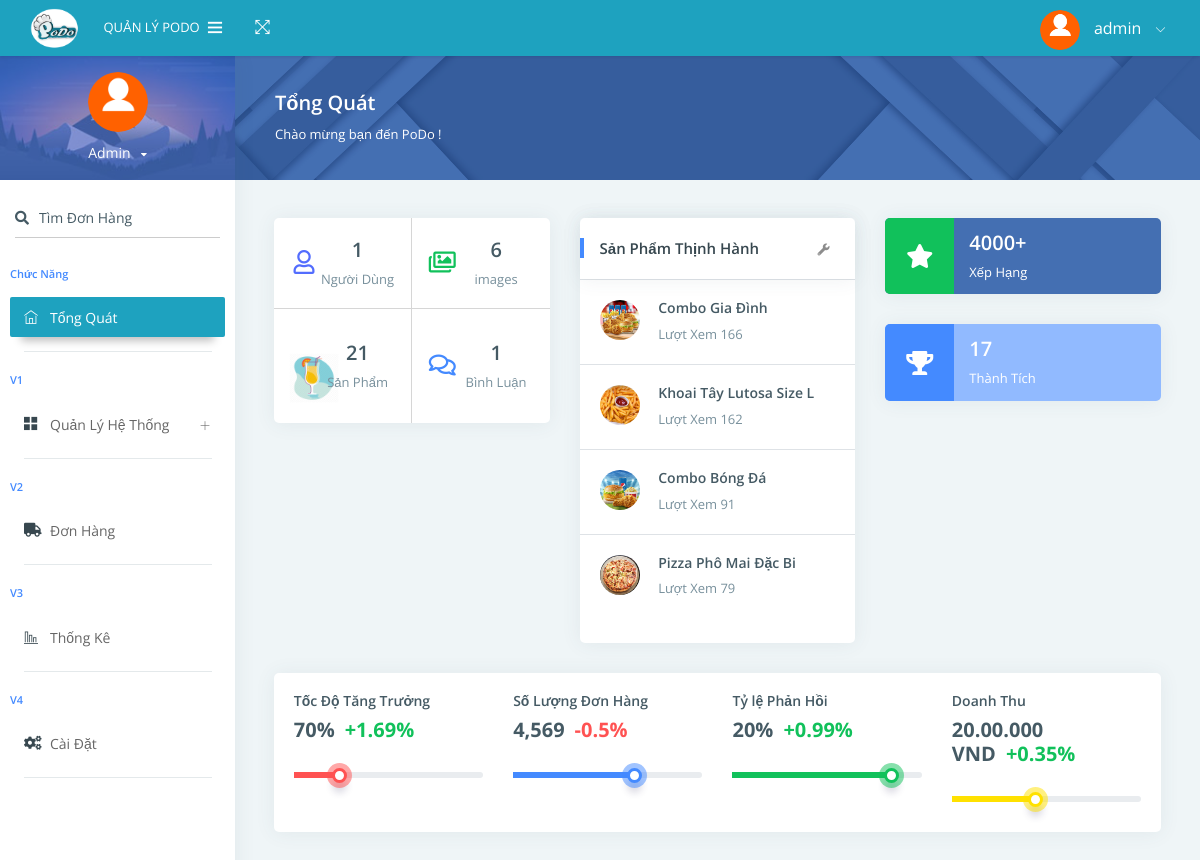
The app's page /Admin/index.php (signed in) with its own data.
### tables this page shows
CREATE TABLE `information` (
  `id_information` int(11) NOT NULL,
  `logo` varchar(200) NOT NULL COMMENT 'url logo',
  `address1` varchar(200) NOT NULL COMMENT 'địa chỉ 1',
  `phone` varchar(50) NOT NULL COMMENT 'số điện thoại',
  `email` varchar(200) NOT NULL COMMENT 'email'
);

CREATE TABLE `user` (
  `idUser` int(11) NOT NULL,
  `userName` varchar(200) NOT NULL,
  `passWord` varchar(50) NOT NULL,
  `email` varchar(50) NOT NULL,
  `phone` varchar(50) NOT NULL COMMENT 'Số Điện Thoại',
  `fullName` varchar(50) NOT NULL COMMENT 'Họ và Tên',
  `isAdmin` bit(1) NOT NULL,
  `id_role` int(11) NOT NULL COMMENT 'Mã Vai Trò',
  `image` varchar(200) NOT NULL COMMENT 'avata',
  `adress` varchar(200) NOT NULL COMMENT 'Địa Chỉ',
  `disabled` bit(1) NOT NULL COMMENT 'Cấm truy cập'
);

CREATE TABLE `product` (
  `id_product` int(11) NOT NULL COMMENT 'mã sản phẩm',
  `nameProduct` varchar(200) NOT NULL COMMENT 'tên sản phẩm',
  `price` int(11) NOT NULL COMMENT 'giá tiền',
  `discount` int(2) NOT NULL COMMENT 'giảm giá (%)',
  `image` varchar(200) NOT NULL COMMENT 'url hình ảnh',
  `describe` varchar(3000) NOT NULL COMMENT 'thông tin sản phẩm',
  `id_category` int(11) NOT NULL COMMENT 'mã loại',
  `view` int(11) NOT NULL COMMENT 'số lượt xem',
  `date` date NOT NULL COMMENT 'ngày đăng sản phẩm'
);

### Admin/index.php (the view, shortened to what the rows shown need)
<?php
    if ($_SESSION['user']['id_role']!=1) {
        header("location: ../Login/");
    } else {
        require_once('.././Library/library.php');
?>
<!DOCTYPE html>
<html lang="en">
<head>
    <link rel="stylesheet" href="assets/pages/waves/css/waves.min.css" type="text/css" media="all">
    <link rel="stylesheet" type="text/css" href="assets/css/bootstrap/css/bootstrap.min.css">
    <link rel="stylesheet" href="assets/pages/waves/css/waves.min.css" type="text/css" media="all">
    <link rel="stylesheet" type="text/css" href="assets/icon/themify-icons/themify-icons.css">
    <link rel="stylesheet" type="text/css" href="assets/css/font-awesome-n.min.css">
    <link rel="stylesheet" type="text/css" href="assets/css/font-awesome.min.css">
    <link rel="stylesheet" href="https://use.fontawesome.com/releases/v5.15.3/css/all.css">
    <link rel="stylesheet" type="text/css" href="assets/css/jquery.mCustomScrollbar.css">
    <link rel="stylesheet" type="text/css" href="assets/css/style.css">
    <link rel="stylesheet" href="./Home_AD/style_admin.css">
</head>
<body>
    <div id="pcoded" class="pcoded">
        <div class="pcoded-container navbar-wrapper">
            <nav class="navbar header-navbar pcoded-header">
                <div class="navbar-wrapper">
                    <div class="navbar-logo">
                        <a href="../index.php">
                            <?php logo(0) ?>
                            <span>Quản Lý PoDo</span>
                        </a>
                    </div>
                    <div class="navbar-container container-fluid">
                        <ul class="nav-right">
                            <li class="user-profile header-notification">
                                <a href="#!" class="waves-effect waves-light">
                                    <?php avatar($idCustomer,0)?>
                                    <i class="ti-angle-down"></i>
                                </a>
                            </li>
                        </ul>
                    </div>
                </div>
            </nav>
            <div class="pcoded-main-container">
                <div class="pcoded-wrapper">
                    <nav class="pcoded-navbar">
                        <div class="pcoded-inner-navbar main-menu">
                            <div class="">
                                <div class="main-menu-header">
                                    <?php avatar($idCustomer,1)?>
                                </div>
                            </div>
                        </div>
                    </nav>
                    <div class="pcoded-content">
                        <div class="pcoded-inner-content">
                            <div class="main-body">
                                <div class="page-wrapper">
                                    <div class="page-body">
                                        <div class="row">
                                            <div class="col-xl-4 col-md-12">
                                                <div class="card table-card">
                                                    <div class="card-block">
                                                        <div class="table-responsive">
                                                            <table class="table table-hover m-b-0 without-header">
                                                                <tbody>
                                                                    <?php
                                                                        $conn = connectDB();
                                                                        $result = $conn -> query("SELECT * FROM product WHERE view > 0 ORDER BY view DESC LIMIT 0, 4");
                                                                        if ($result->num_rows > 0) {
                                                                            while($row = $result-> fetch_assoc()) {
                                                                                echo '
                                                                                    <tr>
                                                                                        <td>
                                                                                            <div class="d-inline-block align-middle">
                                                                                                <img src="../images/'.$row['image'].'" alt="user image" class="img-radius img-40 align-top m-r-15">
                                                                                                <div class="d-inline-block">
                                                                                                    <h6>'.substr($row['nameProduct'],0,24).'</h6>
                                                                                                    <p class="text-muted m-b-0">Lượt Xem '.$row['view'].'</p>
                                                                                                </div>
                                                                                            </div>
                                                                                        </td>
                                                                                    </tr>';
                                                                            }
                                                                        }
                                                                    ?>
                                                                </tbody>
                                                            </table>
                                                        </div>
                                                    </div>
                                                </div>
                                            </div>
                                        </div>
                                    </div>
                                </div>
                            </div>
                        </div>
                    </div>
                </div>
            </div>
        </div>
    </div>
</body>
</html>
<?php
    }
?>

### Library/library.php (shortened to what the rows shown need)
<?php
function logo($note){
    $conn = connectDB();
    $result = $conn -> query("SELECT * FROM information ");
    $row = $result -> fetch_assoc();
    if ($note == 0) {
        echo '
            <img class="img-fluid" src="../images/'.$row['logo'].'" alt="Theme-Logo" />
        ';
    } else if ($note ==1) {
        echo '
            <img class="img-fluid" src="../../images/'.$row['logo'].'" alt="Theme-Logo" />
        ';
    } else if ($note ==2) {
        echo '
            <img src="./images/'.$row['logo'].'" alt="logo PoDo" />
        ';
    } else if ($note ==3) {
        echo '
            <img src="./images/'.$row['logo'].'" alt="logo PoDo" />
        ';
    }
}
function avatar($id,$note) {
    $conn = connectDB();
    $result = $conn -> query("SELECT * FROM user WHERE idUser = '".$id."'");
    $row = $result -> fetch_assoc();
    if ($note == 0) {
        echo '
            <img src=".././images/avata/'.$row['image'].'" class="img-radius" alt="User-Profile-Image">
            <span>'.$row['userName'].'</span>
        ';
    } else if ($note ==1) {
        echo '
            <img class="img-80 img-radius" src=".././images/avata/'.$row['image'].'" alt="User-Profile-Image">
            <div class="user-details">
                <span id="more-details">'.$row['userName'].'<i class="fa fa-caret-down"></i></span>
            </div>
        ';
    }
}
?>

### records on screen
information: logo (picture)
user: image (picture), userName "admin", userName "Admin"
product: image (picture), nameProduct "Combo Gia Đình", view "166"
product: image (picture), nameProduct "Khoai Tây Lutosa Size L", view "162"
product: image (picture), nameProduct "Combo Bóng Đá", view "91"
product: image (picture), nameProduct "Pizza Phô Mai Đặc Bi", view "79"

### other values on screen
$row["SL"] "1"
$row['SL'] "21"
$row['SL'] "1"
